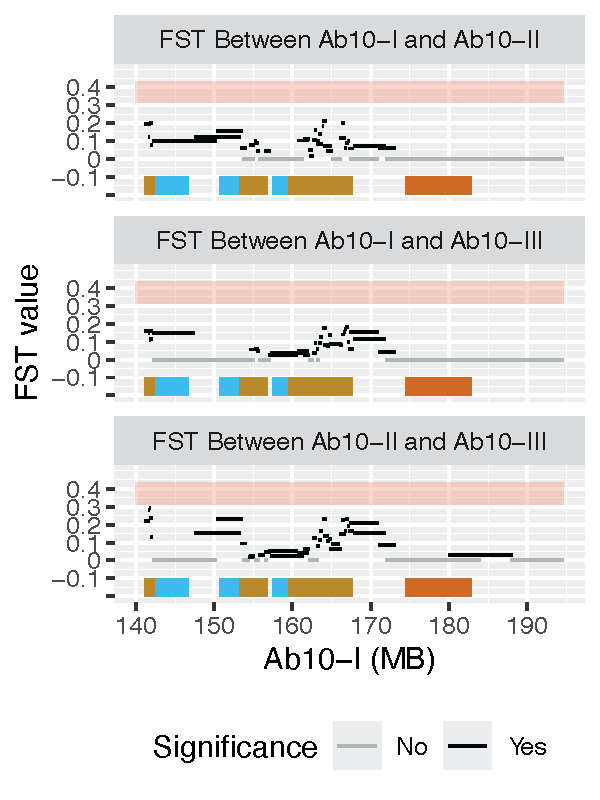

This chart was generated by the following R code:
library(StAMPP)
library(ggplot2)
library(reshape2)

#
VCF <- read.table("/Volumes/Transcend/AllData_v5.Ab10Hap.HigControls.filt.AB.vcf", header = TRUE)

VCF_FREQ <- stamppConvert(VCF, type = "r")

WINDOWS <- data.frame(start = NA, end = NA, `FST_I-II` = NA, `FST_I-III` = NA, `FST_II-III` = NA, `P_I-II` = NA, `P_I-III` = NA, `P_II-III` = NA)
WINDOWS <- WINDOWS[-c(1),]  

NAME_CHOP <- colnames(VCF_FREQ [,-c(1:5)])

WINSIZE <- 20

while(length(NAME_CHOP != 0)) {
  if(length(NAME_CHOP) >= WINSIZE) {
    SUB <- cbind(VCF_FREQ[,1:5], VCF_FREQ[,NAME_CHOP[1:WINSIZE]])
  }
  if(length(NAME_CHOP) < WINSIZE) {
    SUB <- cbind(VCF_FREQ[,1:5], VCF_FREQ[,NAME_CHOP])
  }
  FST <- stamppFst(SUB, nboots=100)
  F <- as.data.frame(FST$Fsts)
  P <- as.data.frame(FST$Pvalues)
  START <- gsub("S10_", "", NAME_CHOP[1])
  END <- gsub("S10_", "", NAME_CHOP[WINSIZE])
  `FST_I-II` <- F[2, 1]
  `FST_I-III` <- F[3,1]
  `FST_II-III` <- F[3,2]
  `P_I-II` <- P[2, 1]
  `P_I-III` <- P[3,1]
  `P_II-III` <- P[3,2]
  NEW <<- data.frame("start" = START, "end" = END, "FST_I-II"=`FST_I-II`, "FST_I-III" =`FST_I-III`, "FST_II-III" = `FST_II-III`, "P_I-II" =`P_I-II`, "P_I-III"= `P_I-III`, "P_II-III"=`P_II-III`) 
  WINDOWS <<- rbind(WINDOWS, NEW)
  SUB_NAMES <- colnames(SUB[-c(1:5)])
  if(length(NAME_CHOP) >= WINSIZE) {
    NAME_CHOP <<- NAME_CHOP[-c(1:WINSIZE/2)]
  }
  if(length(NAME_CHOP) < WINSIZE) {
    NAME_CHOP <<- NAME_CHOP[-c(1:length(NAME_CHOP))]
  }
  
}


#This filters by P value
WINDOWS_FILT <- data.frame(start = WINDOWS$start , end= WINDOWS$end)


COMP <- c("I.II", "I.III", "II.III")

for(i in 1:length(COMP)) {
  x <- COMP[i]
  COLNAMES <- colnames(WINDOWS_FILT)
  WINDOWS_SUB <- WINDOWS[,c("start", "end", paste("FST", x, sep="_"), paste("P", x, sep="_"))]
  WINDOWS_SUB$NEW <- ifelse(WINDOWS_SUB[,4] >= 0.05, NA, WINDOWS_SUB[,3])
  WINDOWS_FILT <<- cbind(WINDOWS_FILT, WINDOWS_SUB[,c(5), drop = FALSE])
  colnames(WINDOWS_FILT) <- c(COLNAMES, paste("FST", x, sep="_"))
}
  
WINDOWS_MELT <- melt(WINDOWS_FILT)

#This sets if there was a significant P value
WINDOWS_MELT$SIG <- ifelse(is.na(WINDOWS_MELT[,4]) == TRUE, "No", "Yes")

#This sets a dummy value for the non significant FST
WINDOWS_MELT[is.na(WINDOWS_MELT)] = 0

#This extracts all the SNP positions
SNPs <- colnames(VCF_FREQ [,-c(1:5)])
SNPs <- gsub("S10_", "", SNPs)
SNPs <- as.data.frame(SNPs)
colnames(SNPs) <- c("Position")
SNPs$Position <- as.numeric(SNPs$Position)

pdf("/Users/user/University_of_Georgia/Dawe_Lab_Documents/Ab10_Global_Survey/R_Sessions/SGE_Distribution_Paper/Ab10-Global-Survey/8_SNPs/SNP_Hist.pdf", height=1, width = 3)
ggplot(SNPs, aes(x=Position)) + 
  geom_histogram(binwidth = 1000000, color = NA, fill = "black") +
  theme_classic()+
  scale_x_continuous(breaks = c(140000000, 150000000, 160000000, 170000000, 180000000, 190000000), labels = c(140, 150, 160, 170, 180, 190))
dev.off()

#This defines facet names
FACET_NAMES <- c(
  FST_I.II = "FST Between Ab10-I and Ab10-II",
  FST_I.III = "FST Between Ab10-I and Ab10-III",
  FST_II.III = "FST Between Ab10-II and Ab10-III"
)

#This sets the start and end as numeric
WINDOWS_MELT$start <- as.numeric(WINDOWS_MELT$start)
WINDOWS_MELT$end <- as.numeric(WINDOWS_MELT$end)
WINDOWS_MELT$value <- as.numeric(WINDOWS_MELT$value)

pdf("/Users/user/University_of_Georgia/Dawe_Lab_Documents/Ab10_Global_Survey/R_Sessions/SGE_Distribution_Paper/Ab10-Global-Survey/8_SNPs/FST.pdf", height = 4, width=3)
p <- ggplot(WINDOWS_MELT) +
  geom_segment(aes(x=start, xend=end+0.05, y=value, yend=value, color=SIG)) +
  facet_wrap(~variable, nrow = 3, ncol = 1, labeller = as_labeller(FACET_NAMES)) +
  scale_x_continuous(breaks = c(140000000, 150000000, 160000000, 170000000, 180000000, 190000000), labels = c(140, 150, 160, 170, 180, 190)) +
  scale_y_continuous(breaks=c(-0.2, -0.1, 0, 0.1, 0.2, 0.3, 0.4), labels = c("", -0.1, 0, 0.1, 0.2, 0.3, 0.4), limits = c(-0.2, 0.5)) +
  scale_color_manual(values= c("Yes" = "black", "No"="grey70")) +
  labs(x="Ab10-I (MB)", y= "FST value", color = "Significance") +
  annotate("rect", xmin=c(140000000), xmax=c(194631421), ymin=c(0.314) , ymax=c(0.434), alpha=0.3, color=NA, fill="salmon") +
  annotate("rect", xmin=c(141115174,152050000, 158250000), xmax=c(142472000,156880000, 167721000), ymin=c(-0.2, -0.2, -0.2) , ymax=c(-0.1, -0.1, -0.1), alpha=1, color=NA, fill="darkgoldenrod") +
  annotate("rect", xmin=c(142472000,150656000, 157485200), xmax=c(146699300,153145000, 159356550), ymin=c(-0.2, -0.2, -0.2) , ymax=c(-0.1, -0.1, -0.1), alpha=1, color=NA, fill="deepskyblue") +
annotate("rect", xmin=c(174433450), xmax=c(182846100), ymin=c(-0.2, -0.2, -0.2) , ymax=c(-0.1, -0.1, -0.1), alpha=1, color=NA, fill="darkorange3") +
  theme(legend.position="bottom")
p
dev.off()


################This section calculates Fst over the entire haplotype and then the shared and specific region separatly. 
VCF <- read.table("/Volumes/Transcend/AllData_v5.Ab10Hap.HigControls.filt.AB.vcf", header = TRUE)

VCF_FREQ <- stamppConvert(VCF, type = "r")

FST_HAP <- stamppFst(VCF_FREQ, nboots=100)

FST_HAP$Fsts
FST_HAP$Pvalues

VCF <- read.table("/Volumes/Transcend/AllData_v5.Ab10Hap.HigControls.filt.AB.Ab10Spec.vcf", header = TRUE)

VCF_FREQ <- stamppConvert(VCF, type = "r")

FST_SPEC <- stamppFst(VCF_FREQ, nboots=100)

FST_SPEC$Fsts
FST_SPEC$Pvalues

VCF <- read.table("/Volumes/Transcend/AllData_v5.Ab10Hap.HigControls.filt.AB.Ab10Shared.vcf", header = TRUE)

VCF_FREQ <- stamppConvert(VCF, type = "r")

FST_SHARE<- stamppFst(VCF_FREQ, nboots=100)

FST_SHARE$Fsts
FST_SHARE$Pvalues
